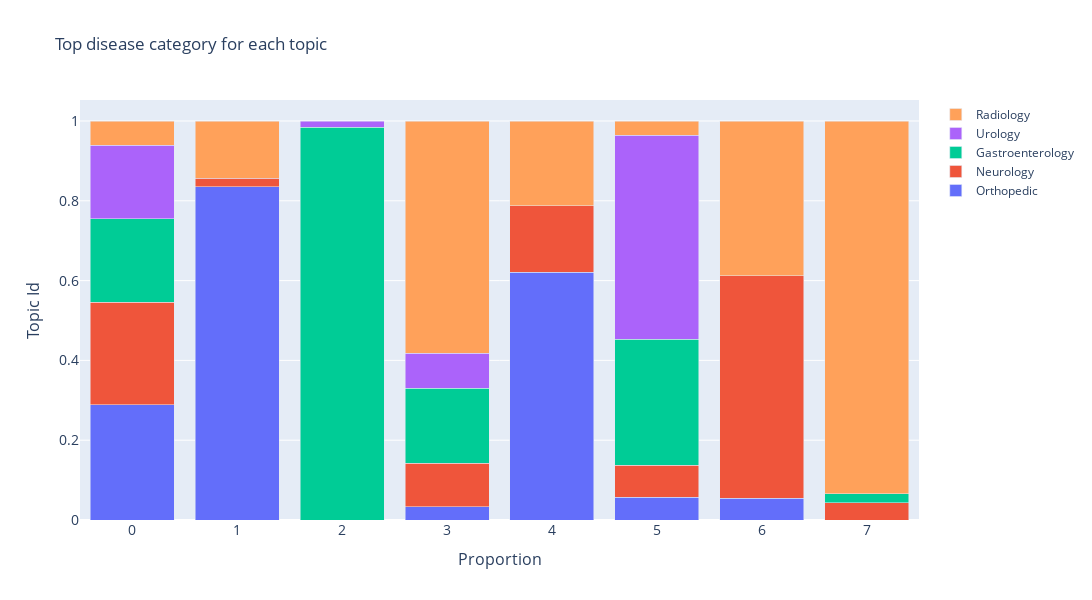

Source (notebook cell):
### Code cell
traces = []
for i in data_topic_proportions.speciality.unique():
    traces.append(go.Bar(name=i, x=data_topic_proportions[data_topic_proportions.speciality == i]['topic_nmf'], y=data_topic_proportions[data_topic_proportions.speciality == i]['topic_proportion']))

layout = dict(
        width=1200,
        height=600,
        title = 'Top disease category for each topic', 
        yaxis=dict(
        title='Topic Id',
        titlefont_size=16,
        tickfont_size=14,
        ),  
    xaxis=dict(
        title='Proportion',
        titlefont_size=16,
        tickfont_size=14,
        ),  
    )

fig = go.Figure(data=traces,layout=layout)

fig.update_layout(barmode='stack')
fig.show()

### Figure 1 — Plotly figure (JSON) as saved in the notebook; plotly's stock layout.template omitted (floating-point values rounded to 4 significant figures)
{"data": [{"name": "Orthopedic", "type": "bar", "x": [0, 1, 3, 4, 5, 6], "y": [0.2883, 0.8357, 0.03297, 0.6212, 0.05755, 0.05405]}, {"name": "Neurology", "type": "bar", "x": [0, 1, 3, 4, 5, 6, 7], "y": [0.2577, 0.02143, 0.1099, 0.1667, 0.07914, 0.5586, 0.04348]}, {"name": "Gastroenterology", "type": "bar", "x": [0, 2, 3, 5, 7], "y": [0.2086, 0.9839, 0.1868, 0.3165, 0.02174]}, {"name": "Urology", "type": "bar", "x": [0, 2, 3, 5], "y": [0.184, 0.01613, 0.08791, 0.5108]}, {"name": "Radiology", "type": "bar", "x": [0, 1, 3, 4, 5, 6, 7], "y": [0.06135, 0.1429, 0.5824, 0.2121, 0.03597, 0.3874, 0.9348]}], "layout": {"barmode": "stack", "height": 600, "title": {"text": "Top disease category for each topic"}, "width": 1200, "xaxis": {"tickfont": {"size": 14}, "title": {"font": {"size": 16}, "text": "Proportion"}}, "yaxis": {"tickfont": {"size": 14}, "title": {"font": {"size": 16}, "text": "Topic Id"}}}}
